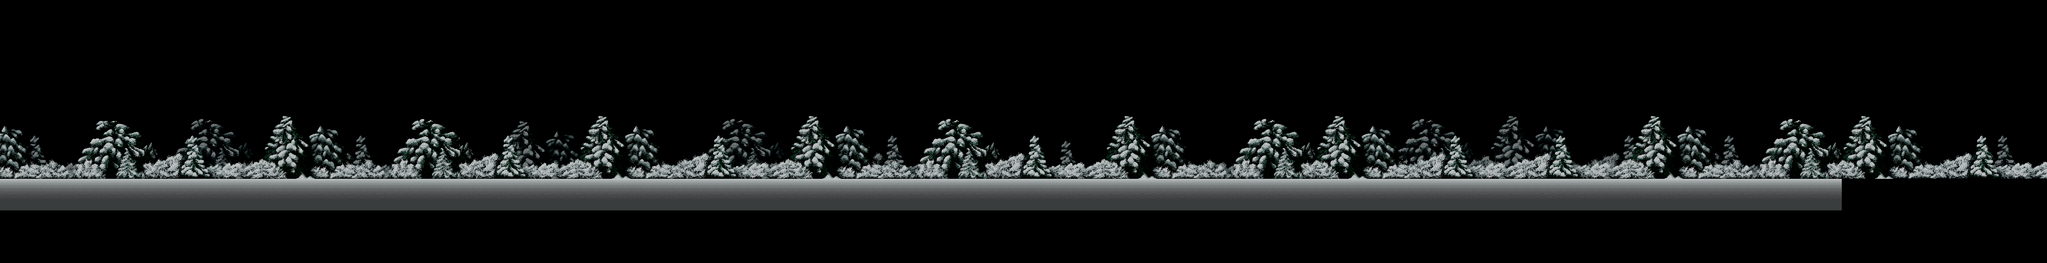

Rendered tile map (Tiled .tmx) drawn with the repository's tilesets; below, a short description and the map source with its tile grids summarised:
An orthogonal 389x50 tile map with 16x16 px tiles, 2 tile layers (Parallax 0, Parallax 1), 11 hidden layers not drawn, 6 tilesets and 9 objects (8x Effect, Portal).

<map version="1.0" orientation="orthogonal" width="389" height="50" tilewidth="16" tileheight="16">
 <properties>
  <property name="default start" value="9, 41" />
  <property name="music" value="PurovskyDistrict.ogg" />
  <property name="snow" value="off" />
 </properties>
 <tileset firstgid="1" name="BIG Compilation" tilewidth="16" tileheight="16">
  <image source="BIG Compilation.bmp" trans="ff00ff" width="320" height="1728" />
 </tileset>
 <tileset firstgid="2161" name="Snowy Treeline Background Scene" tilewidth="16" tileheight="16">
  <image source="Snowy Treeline Background Scene.bmp" trans="ff00ff" width="320" height="577" />
 </tileset>
 <tileset firstgid="2881" name="Treeline dark" tilewidth="16" tileheight="16">
  <image source="Treeline dark.bmp" trans="ff00ff" width="320" height="577" />
 </tileset>
 <tileset firstgid="3601" name="artillery boxes" tilewidth="16" tileheight="16">
  <image source="artillery boxes.bmp" trans="ff00ff" width="320" height="96" />
 </tileset>
 <tileset firstgid="3721" name="Collision" tilewidth="16" tileheight="16">
  <image source="CShapes.bmp" trans="ff00ff" width="336" height="64" />
 </tileset>
 <tileset firstgid="3805" name="sky" tilewidth="16" tileheight="16">
  <image source="sky.bmp" trans="ff00ff" width="256" height="514" />
 </tileset>
 <layer name="Sky" width="389" height="50" visible="0">
  <properties>
   <property name="background" value="" />
   <property name="depth" value="0.1" />
   <property name="parallax" value="" />
  </properties>
  <data>[19450 cells, 19450 non-empty, 512 distinct tile ids]</data>
 </layer>
 <layer name="Parallax 0" width="389" height="50">
  <properties>
   <property name="depth" value="0.3" />
   <property name="parallax" value="" />
  </properties>
  <data>[19450 cells, 2984 non-empty, 754 distinct tile ids]</data>
 </layer>
 <layer name="Parallax 1" width="389" height="50">
  <properties>
   <property name="depth" value="0.5" />
   <property name="parallax" value="" />
  </properties>
  <data>[19450 cells, 6753 non-empty, 732 distinct tile ids]</data>
 </layer>
 <layer name="World -4" width="389" height="50" visible="0">
  <data>[19450 cells, 33 non-empty, 24 distinct tile ids]</data>
 </layer>
 <layer name="World -3" width="389" height="50" visible="0">
  <data>[19450 cells, 16 non-empty, 14 distinct tile ids]</data>
 </layer>
 <layer name="World -2" width="389" height="50" visible="0">
  <data>[19450 cells, 56 non-empty, 23 distinct tile ids]</data>
 </layer>
 <layer name="World -1" width="389" height="50" visible="0">
  <data>[19450 cells, 649 non-empty, 68 distinct tile ids]</data>
 </layer>
 <layer name="World 0" width="389" height="50" visible="0">
  <data>[19450 cells, 672 non-empty, 127 distinct tile ids]</data>
 </layer>
 <layer name="World 1" width="389" height="50" visible="0">
  <data>[19450 cells, 2868 non-empty, 235 distinct tile ids]</data>
 </layer>
 <layer name="World 2" width="389" height="50" visible="0">
  <data>[19450 cells, 2695 non-empty, 233 distinct tile ids]</data>
 </layer>
 <layer name="World 3" width="389" height="50" visible="0">
  <data>[19450 cells, 438 non-empty, 131 distinct tile ids]</data>
 </layer>
 <layer name="World 4" width="389" height="50" visible="0">
  <data>[19450 cells, 269 non-empty, 84 distinct tile ids]</data>
 </layer>
 <layer name="Collision" width="389" height="50" visible="0">
  <data>[19450 cells, 724 non-empty, 15 distinct tile ids]</data>
 </layer>
 <objectgroup name="Objects" width="389" height="50" visible="0">
  <object name="Sparkle 1" type="Effect" x="5184" y="480" width="30" height="21">
   <properties>
    <property name="effect" value="SHIMMER" />
   </properties>
  </object>
  <object name="Sparkle 2" type="Effect" x="5295" y="480" width="65" height="20">
   <properties>
    <property name="effect" value="SHIMMER" />
   </properties>
  </object>
  <object name="Sparkle 3" type="Effect" x="5168" y="369" width="65" height="20">
   <properties>
    <property name="effect" value="SHIMMER" />
   </properties>
  </object>
  <object name="Sparkle 4" type="Effect" x="5248" y="368" width="30" height="21">
   <properties>
    <property name="effect" value="SHIMMER" />
   </properties>
  </object>
  <object name="Sparkle 5" type="Effect" x="5314" y="368" width="30" height="21">
   <properties>
    <property name="effect" value="SHIMMER" />
   </properties>
  </object>
  <object name="Sparkle 6" type="Effect" x="5764" y="384" width="36" height="19">
   <properties>
    <property name="effect" value="SHIMMER" />
   </properties>
  </object>
  <object name="Sparkle 7" type="Effect" x="5763" y="336" width="58" height="15">
   <properties>
    <property name="effect" value="SHIMMER" />
   </properties>
  </object>
  <object name="Sparkle 8" type="Effect" x="1827" y="657" width="72" height="13">
   <properties>
    <property name="effect" value="SHIMMER" />
   </properties>
  </object>
  <object name="right" type="Portal" x="6198" y="1" width="24" height="655">
   <properties>
    <property name="direction" value="right" />
    <property name="to map" value="PurovskyDistrict Scene 2 Outside" />
    <property name="to portal" value="left" />
   </properties>
  </object>
 </objectgroup>
</map>
